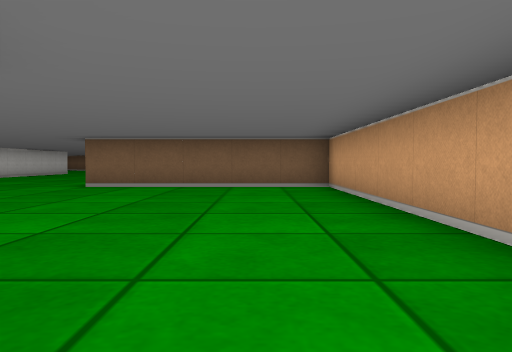
view 1 (above)

17 first-person views from a walk through a cub3D level. The camera is about half as high as the walls, tilts 2° down and sees 70° across. The floor is counted in squares. Each view is taken from the middle of a square. On the plan, view 1 faces up. The plan holds only what a view shows up to about 9 squares ahead; the rest is blank.

view 2
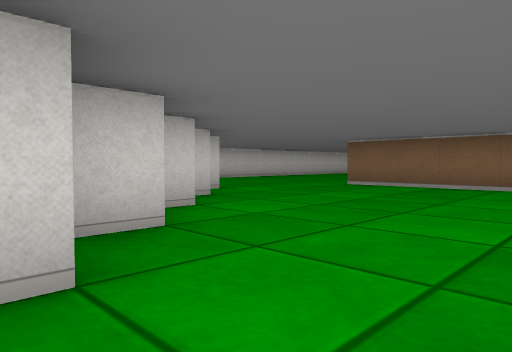

view 3
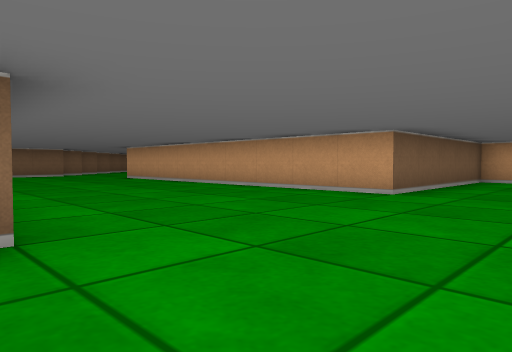

view 4
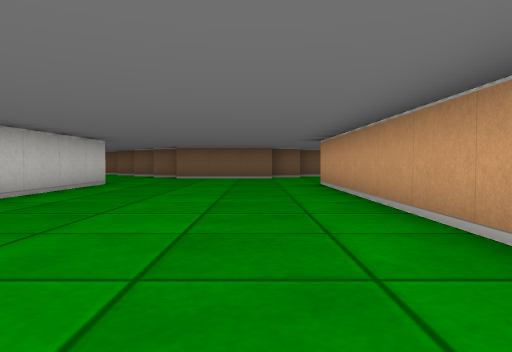

view 5
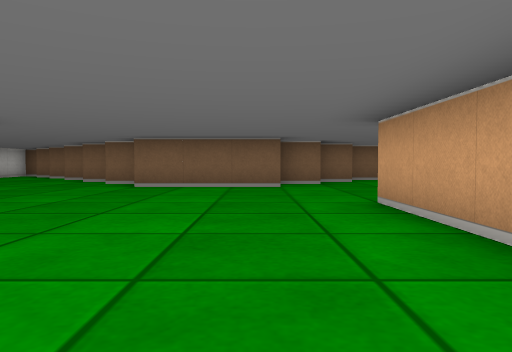

view 6
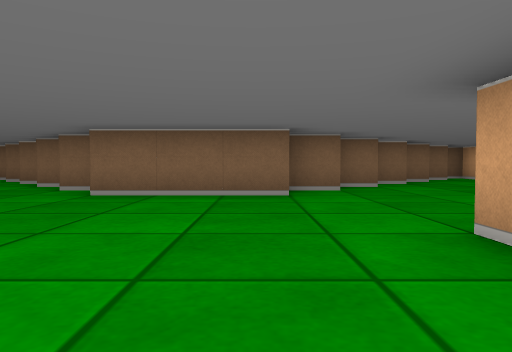

view 7
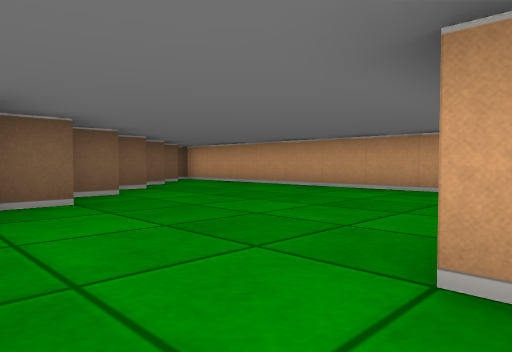

view 8
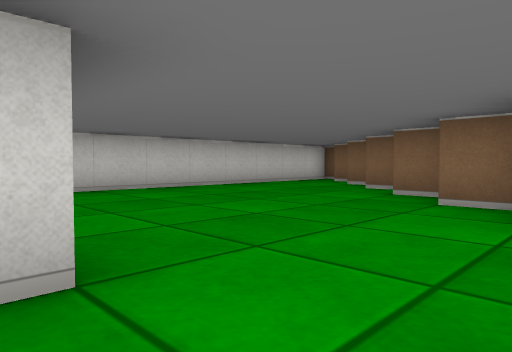

view 9
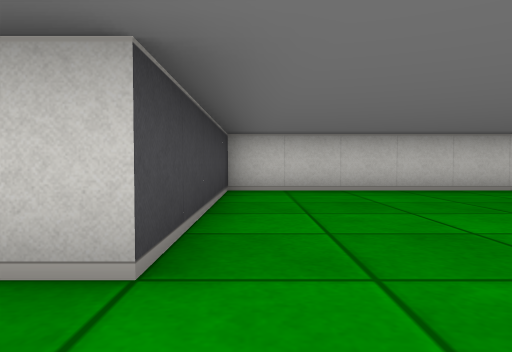

view 10
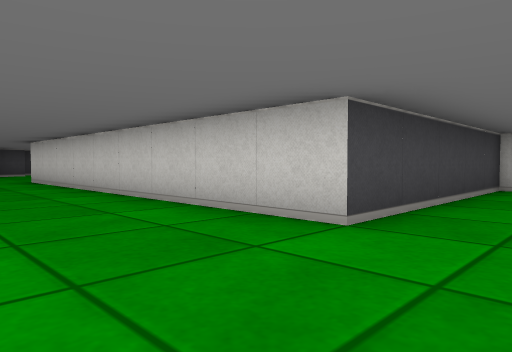

view 11
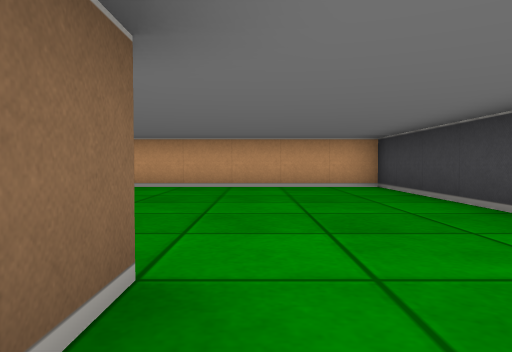

view 12
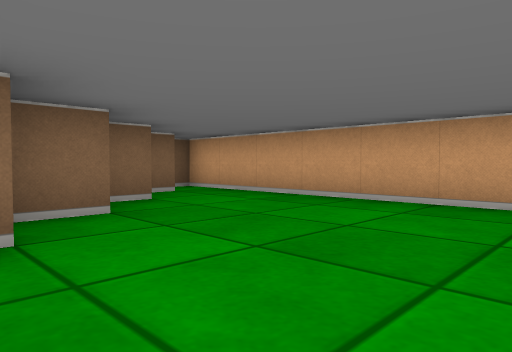

view 13
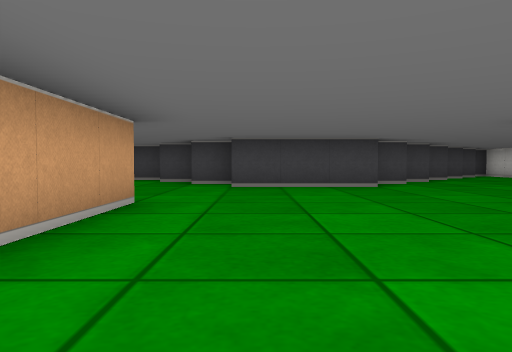

view 14
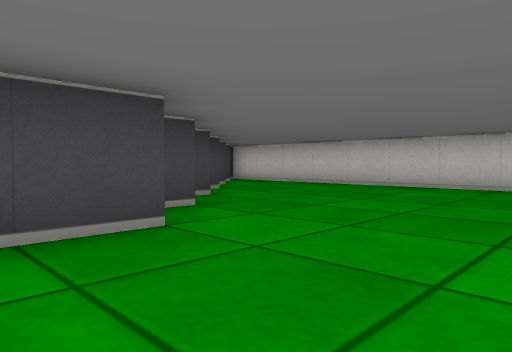

view 15
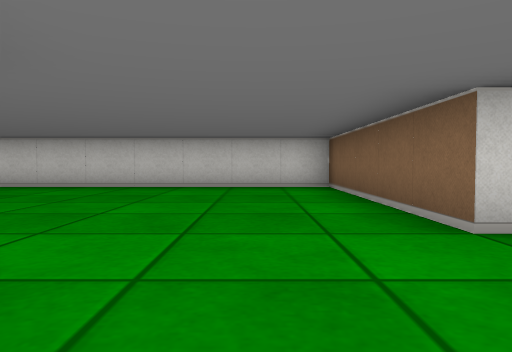

view 16
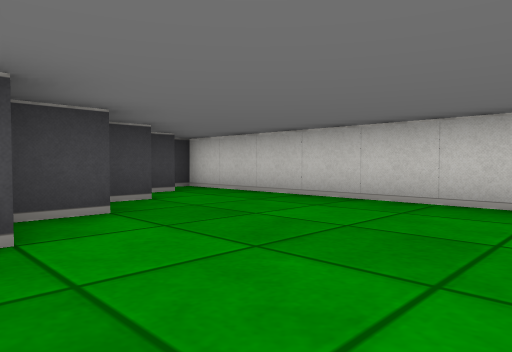

view 17
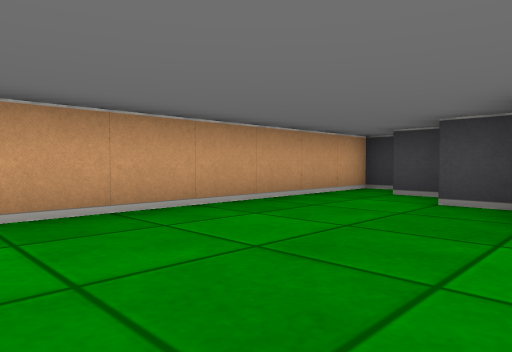

### Floor plan
Points are (right, up) in squares from view 1. A wall is a line through its corners. A room is listed if a view was taken in it or the views show most of it. See-through windows are left out.
Room 1 (views 1, 2, 3, 4, 5, 6, 7, 8, 9, 10, 11, 12, 13, 14, 15, 16, 17)
walls: (-2.5, 16.5) (1.5, 16.5) (1.5, 25.5); (-7.6, 4.5) (-4.5, 4.5); (-4.4, 19.5) (-7.5, 19.5); (-4.5, 3.5) (-3.5, 3.5) (-3.5, 3.1); (-7.8, 20.5) (-8.5, 20.5); (-8.6, 3.5) (-7.8, 3.5); (-3.4, 20.5) (-4.5, 20.5); (-8.8, 21.5) (-9.5, 21.5); (-2.5, 2.6) (-2.5, 2); (-9.6, 2.5) (-9.1, 2.5); (-2.4, 21.5) (-3.2, 21.5); (-9.9, 22.5) (-10.5, 22.5); (-1.5, 1.6) (-1.5, 0.8); (-10.6, 1.5) (-9.6, 1.5); (-1.4, 22.5) (-2.4, 22.5); (-1.2, 0.5) (-0.5, 0.5); (-11, 23.5) (-11.5, 23.5); (-13.5, 22.2) (-13.5, 16.5) (-8.5, 16.5) (-8.5, 7.5) (-13.5, 7.5) (-13.5, -1.5); (-11.6, 0.5) (-10.9, 0.5); (-0.4, 23.5) (-1.1, 23.5); (-0.2, -0.5) (0.5, -0.5); (-12.5, -0.5) (-12, -0.5); (0.5, 24.5) (0, 24.5); (0.9, -1.5) (1.5, -1.5) (1.5, 7.5) (-3.5, 7.5) (-3.5, 16.5)

Where each view was taken, in squares from view 1:
view 1: 0 up, 0 right, facing up
view 2: 0 up, 1 right, facing up-left
view 3: 5 up, 9 left, facing up-right
view 4: 8 up, 5 left, facing up
view 5: 12 up, 5 left, facing up
view 6: 14 up, 5 left, facing up
view 7: 16 up, 5 left, facing up-right
view 8: 16 up, 7 left, facing up-left
view 9: 17 up, 7 left, facing left
view 10: 18 up, 6 left, facing down-left
view 11: 19 up, 6 left, facing right
view 12: 19 up, 3 left, facing up-right
view 13: 12 up, 5 left, facing down
view 14: 7 up, 6 left, facing down-left
view 15: 6 up, 6 left, facing left
view 16: 5 up, 9 left, facing down-left
view 17: 5 up, 2 left, facing down-right
